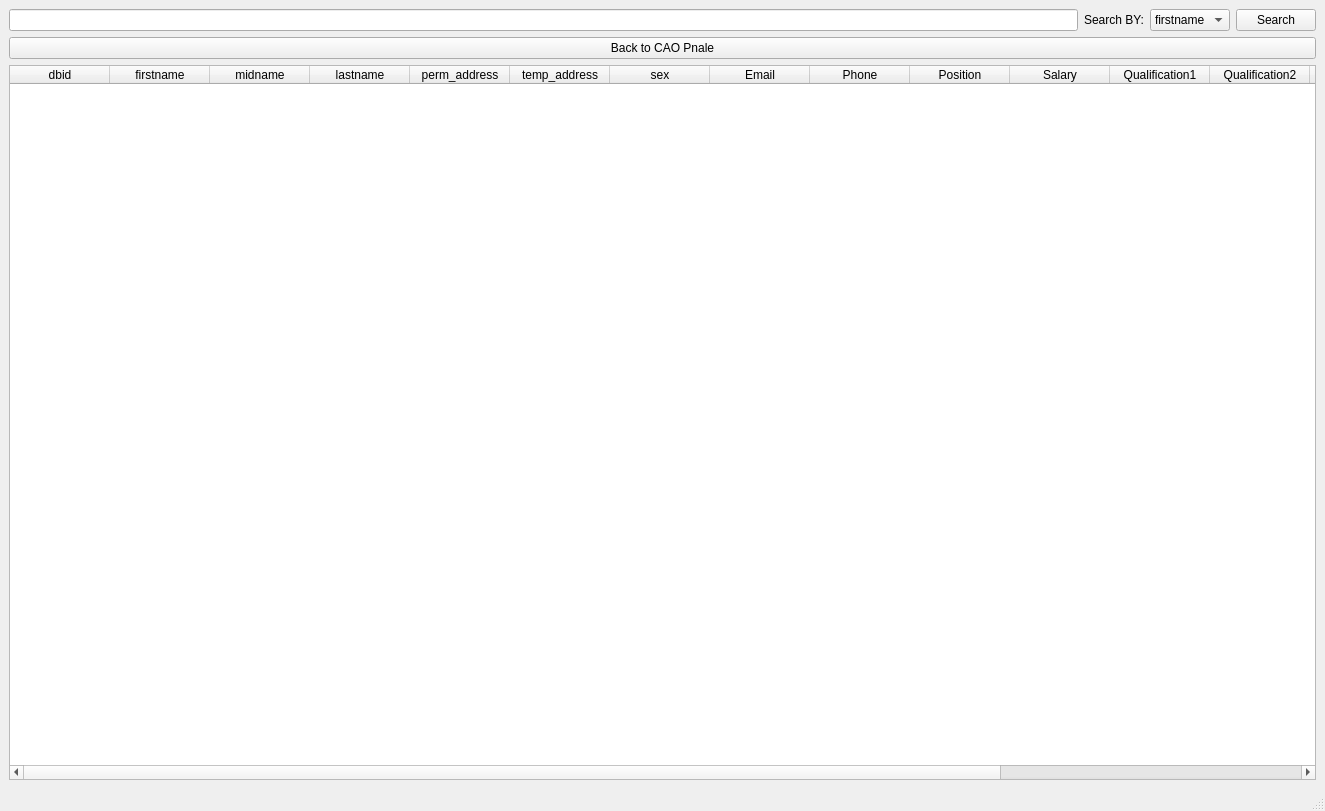
<?xml version="1.0" encoding="UTF-8"?>
<ui version="4.0">
 <class>viewstftable</class>
 <widget class="QMainWindow" name="viewstftable">
  <property name="geometry">
   <rect>
    <x>0</x>
    <y>0</y>
    <width>1325</width>
    <height>811</height>
   </rect>
  </property>
  <property name="windowTitle">
   <string>MainWindow</string>
  </property>
  <property name="windowIcon">
   <iconset resource="resources.qrc">
    <normaloff>:/new/images/icons/logoicon.ico</normaloff>:/new/images/icons/logoicon.ico</iconset>
  </property>
  <property name="styleSheet">
   <string notr="true">#centralwidget {
background-image: url(:/new/images/Images/cao_bg.jpeg);
}</string>
  </property>
  <widget class="QWidget" name="centralwidget">
   <layout class="QGridLayout" name="gridLayout_2">
    <item row="0" column="0">
     <layout class="QGridLayout" name="gridLayout">
      <item row="0" column="0">
       <layout class="QHBoxLayout" name="horizontalLayout">
        <item>
         <layout class="QHBoxLayout" name="horizontalLayout_10">
          <item>
           <widget class="QLineEdit" name="searchBox">
            <property name="styleSheet">
             <string notr="true">font: 10pt &quot;MS Shell Dlg 2&quot;;</string>
            </property>
           </widget>
          </item>
          <item>
           <widget class="QLabel" name="label_19">
            <property name="toolTip">
             <string>&lt;html&gt;&lt;head/&gt;&lt;body&gt;&lt;p&gt;Sort List&lt;/p&gt;&lt;/body&gt;&lt;/html&gt;</string>
            </property>
            <property name="styleSheet">
             <string notr="true">font: 75 12pt &quot;MS Shell Dlg 2&quot;;</string>
            </property>
            <property name="text">
             <string>Search BY:</string>
            </property>
           </widget>
          </item>
          <item>
           <widget class="QComboBox" name="sortBy">
            <property name="styleSheet">
             <string notr="true">font: 10pt &quot;MS Shell Dlg 2&quot;;</string>
            </property>
            <item>
             <property name="text">
              <string>firstname</string>
             </property>
            </item>
            <item>
             <property name="text">
              <string>lastname</string>
             </property>
            </item>
            <item>
             <property name="text">
              <string>email</string>
             </property>
            </item>
            <item>
             <property name="text">
              <string>position</string>
             </property>
            </item>
            <item>
             <property name="text">
              <string>phone</string>
             </property>
            </item>
           </widget>
          </item>
         </layout>
        </item>
        <item>
         <widget class="QPushButton" name="Search">
          <property name="text">
           <string>Search</string>
          </property>
          <property name="icon">
           <iconset>
            <normaloff>../Danleech-Simple-Google.ico</normaloff>../Danleech-Simple-Google.ico</iconset>
          </property>
         </widget>
        </item>
       </layout>
      </item>
      <item row="1" column="0">
       <widget class="QPushButton" name="Back">
        <property name="text">
         <string>Back to CAO Pnale</string>
        </property>
       </widget>
      </item>
      <item row="2" column="0">
       <widget class="QTableWidget" name="tableWidget">
        <column>
         <property name="text">
          <string>dbid</string>
         </property>
        </column>
        <column>
         <property name="text">
          <string>firstname</string>
         </property>
        </column>
        <column>
         <property name="text">
          <string>midname</string>
         </property>
        </column>
        <column>
         <property name="text">
          <string>lastname</string>
         </property>
        </column>
        <column>
         <property name="text">
          <string>perm_address</string>
         </property>
        </column>
        <column>
         <property name="text">
          <string>temp_address</string>
         </property>
        </column>
        <column>
         <property name="text">
          <string>sex</string>
         </property>
        </column>
        <column>
         <property name="text">
          <string>Email</string>
         </property>
        </column>
        <column>
         <property name="text">
          <string>Phone</string>
         </property>
        </column>
        <column>
         <property name="text">
          <string>Position</string>
         </property>
        </column>
        <column>
         <property name="text">
          <string>Salary</string>
         </property>
        </column>
        <column>
         <property name="text">
          <string>Qualification1</string>
         </property>
        </column>
        <column>
         <property name="text">
          <string>Qualification2</string>
         </property>
        </column>
        <column>
         <property name="text">
          <string>Qualification3</string>
         </property>
        </column>
        <column>
         <property name="text">
          <string>Qualification4</string>
         </property>
        </column>
        <column>
         <property name="text">
          <string>Qualification5</string>
         </property>
        </column>
        <column>
         <property name="text">
          <string>Description</string>
         </property>
        </column>
       </widget>
      </item>
     </layout>
    </item>
   </layout>
  </widget>
  <widget class="QStatusBar" name="statusbar"/>
 </widget>
 <resources>
  <include location="resources.qrc"/>
 </resources>
 <connections/>
</ui>
